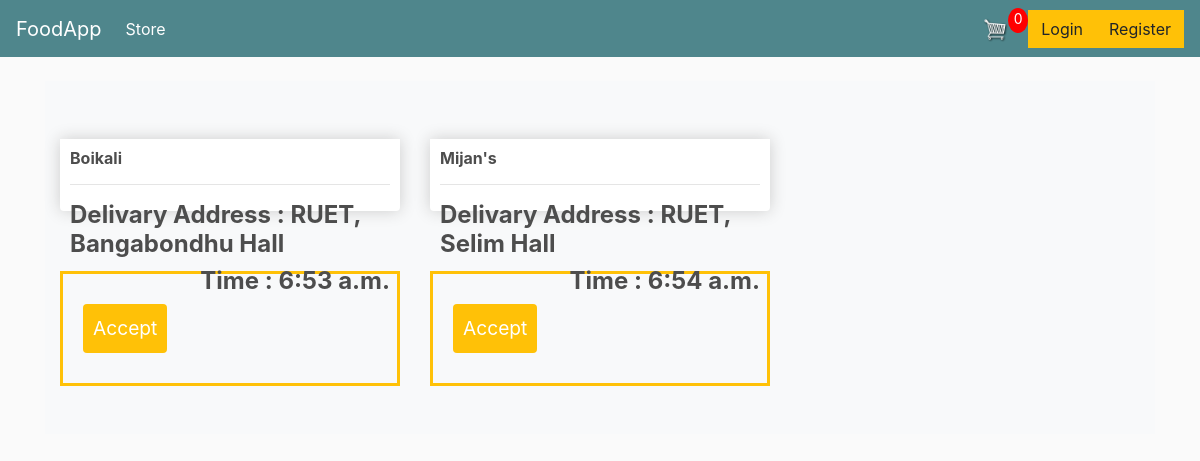
Page /rider/riderhome/ on the committed database.
### Rider/models.py (models this page shows, shortened)
class Rider(models.Model):
    resturent=models.CharField(max_length=200)
    deli_address= models.CharField(max_length=400)
    time= models.TimeField( )
    rider_ac= models.CharField(max_length=200)

### Rider/views.py (the view)
def riderview(request):
    template = 'Rider/riderhome.html'
    riders = Rider.objects.all()
    return render(request, template, {"riders": riders})

### Rider/templates/Rider/riderhome.html (shortened to what this page needs)
{% extends 'base.html' %}
{% block content %}
<div class="album py-5 bg-light">
<div class="container">
<div class="row">
{% for food in riders %}
		<div class="col-lg-4">
					<div class="box-element product">
						<h6><strong>{{food.resturent}}</strong></h6>
						<hr>
						<h4 style="display: inline-block; float: right"><strong>Delivary Address : {{food.deli_address}}</strong></h4>
						<h4 style="display: inline-block; float: right"><strong>Time : {{food.time}}</strong></h4>
					</div>
					  <form class="site-form" action="/rider/ac/" method='POST'>
						  <input type="submit" value="Accept">
					    </form>
		</div>
{% endfor %}
</div>
</div>
</div>
{% endblock %}

### static/css/base.css (style rules this page uses)
body { background-color: hsl(0, 0%, 98%); }
h1,h2,h3,h4,h5,h6 { color:hsl(0, 0%, 30%); }
.site-form { margin-top: 60px; border: 3px solid #ffc107; padding: 20px; }
.site-form input, .site-form textarea { display: block; margin: 20px 0 0 0; padding: 10px; }
.site-form input[type="submit"] { background: #ffc107; border:0; color: #fff; font-size: 1.2em; border-radius: 4px; margin: 10px 0; }
.box-element { box-shadow:hsl(0, 0%, 80%) 0 0 16px; background-color: #fff; border-radius: 4px; padding: 10px; }
.product { border-radius: 0 0 4px 4px; }
.col-lg-4, .col-lg-6, .col-lg-8, .col-lg-12 { margin-top: 10px; }

### rows in the picture
Rider: resturent "Boikali", deli_address "RUET, Bangabondhu Hall", time "6:53 a.m."
Rider: resturent "Mijan's", deli_address "RUET, Selim Hall", time "6:54 a.m."
